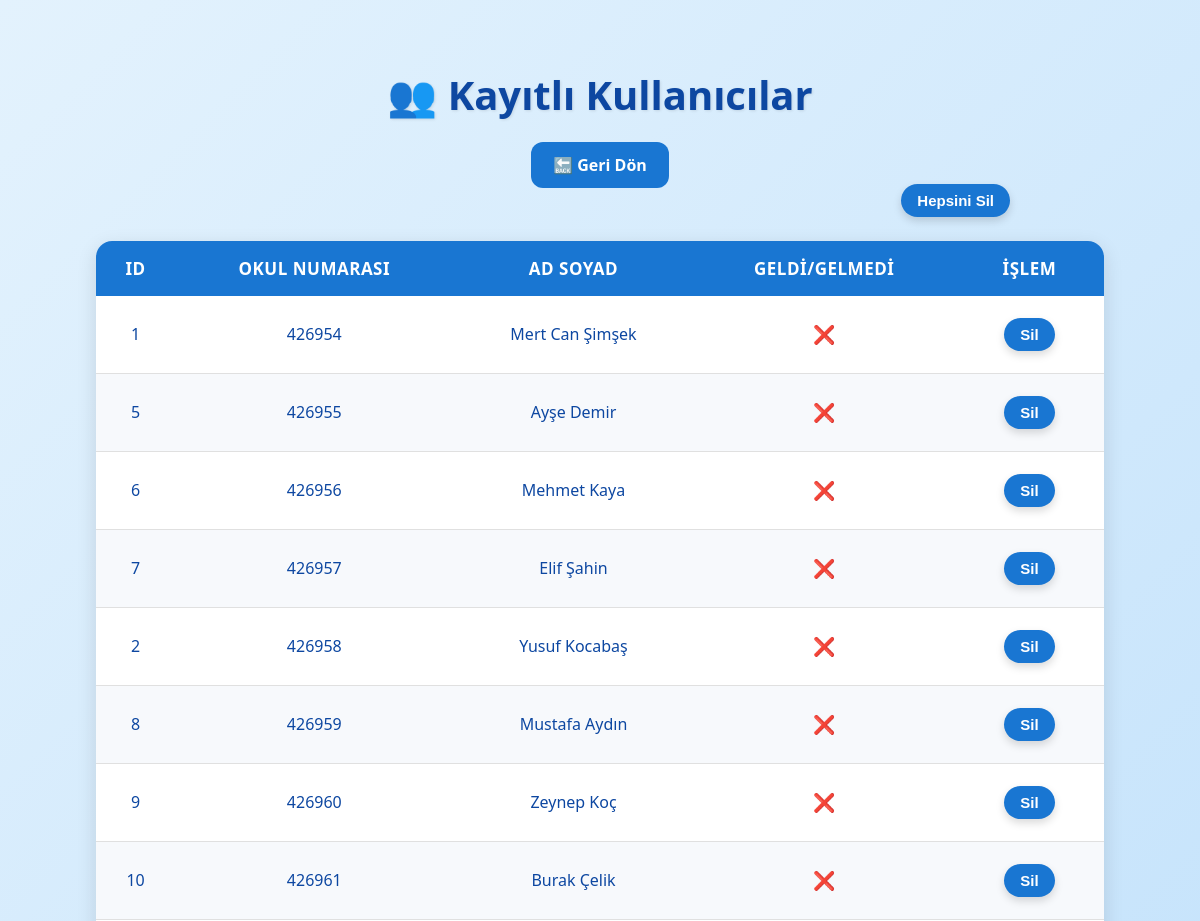
The page /kullanicilar (signed in, upper part) on the database as committed earlier.
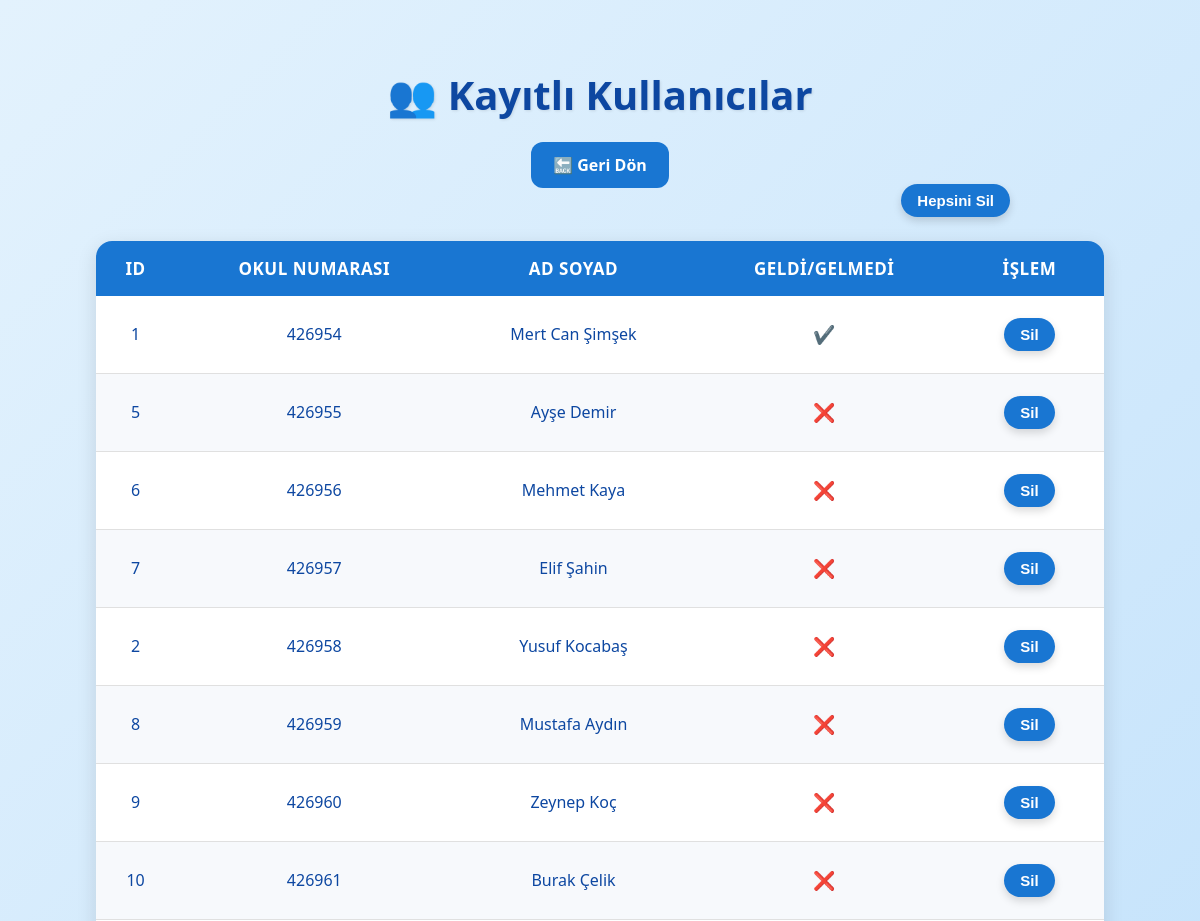
The same page on the database as committed later.
### tables this page shows
CREATE TABLE students (
            id INTEGER PRIMARY KEY AUTOINCREMENT,
            student_number TEXT UNIQUE NOT NULL,
            name TEXT,
            password_hash TEXT NOT NULL
        );

CREATE TABLE attendance (
            id INTEGER PRIMARY KEY AUTOINCREMENT,
            student_id INTEGER,
            student_name TEXT NOT NULL,
            timestamp DATETIME DEFAULT CURRENT_TIMESTAMP, ip_address TEXT,
            FOREIGN KEY(student_id) REFERENCES students(id)
        );

### app.py (the view)
@app.route('/kullanicilar')
@teacher_required
def kullanicilar():
    conn = get_db()
    rows = conn.execute("""
        SELECT s.id, s.student_number, s.name, a.id as attendance_id
        FROM students s
        LEFT JOIN attendance a
            ON s.id = a.student_id
            AND date(a.timestamp) = date('now')
        ORDER BY s.student_number ASC
    """).fetchall()
    kullanicilar = []
    for r in rows:
        kullanicilar.append({
            "id": r['id'],
            "student_number": r['student_number'],
            "name": r['name'],
            "attendance": r['attendance_id'] is not None  # Yoklama verildiyse True
        })
    conn.close()
    return render_template('kullanicilar.html', kullanicilar=kullanicilar)

### app.py (called while the page is built)
def get_db():
    conn = sqlite3.connect(DB_PATH)
    conn.row_factory = sqlite3.Row
    return conn

def teacher_required(f):
    @wraps(f)
    def decorated(*args, **kwargs):
        if 'teacher' not in session:
            return redirect(url_for('teacher_login'))
        return f(*args, **kwargs)
    return decorated

### templates/kullanicilar.html (shortened to what this page needs)
<!DOCTYPE html>
<html lang="tr">
<head>
    <link rel="stylesheet" href="{{ url_for('static', filename='kullanicilar.css') }}">
</head>
<body>
    <h1>👥 Kayıtlı Kullanıcılar</h1>
    <a href="{{ url_for('dashboard') }}" class="button">🔙 Geri Dön</a>
    <div style="text-align: right; margin-bottom: 10px;">
        <form action="{{ url_for('kullanicilar_sil_tumu') }}" method="POST" onsubmit="return confirm('Tüm kullanıcıları silmek istediğine emin misin?');" style="display:inline;">
            <button type="submit" class="delete-btn1">Hepsini Sil</button>
        </form>
    </div>
    <table>
        <thead>
            <tr>
                <th>ID</th>
                <th>Okul Numarası</th>
                <th>Ad Soyad</th>
                <th>Geldi/Gelmedi</th>
                <th>İşlem</th>
            </tr>
        </thead>
        <tbody>
            {% for k in kullanicilar %}
            <tr>
                <td>{{ k['id'] }}</td>
                <td>{{ k['student_number'] }}</td>
                <td>{{ k['name'] }}</td>
                <td class="attendance-status">
                    {% if k.attendance %}
                        <span class="status success">✔️</span>
                    {% else %}
                        <span class="status fail">❌</span>
                    {% endif %}
                </td>
                <td>
                    <form action="{{ url_for('kullanici_sil', id=k['id']) }}" method="POST" style="display:inline;">
                        <button type="submit" class="delete-btn" onclick="return confirm('Silmek istediğine emin misin?')">Sil</button>
                    </form>
                </td>
            </tr>
            {% endfor %}
        </tbody>
    </table>
</body>
</html>

Rows that differ between the two databases and show on the page:
no longer on this page (row edited): students: id "1", student_number "426954", name "Mert Can Şimşek"
added attendance: id "1", student_number "426954", name "Mert Can Şimşek"
